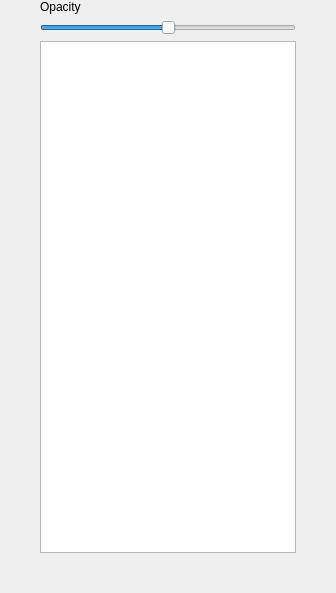
                   <widget class="QWidget" name="tab_collision">
                    <property name="enabled">
                     <bool>true</bool>
                    </property>
                    <property name="sizePolicy">
                     <sizepolicy hsizetype="Expanding" vsizetype="Expanding">
                      <horstretch>0</horstretch>
                      <verstretch>0</verstretch>
                     </sizepolicy>
                    </property>
                    <attribute name="title">
                     <string>Collision</string>
                    </attribute>
                    <layout class="QGridLayout" name="gridLayout_CollisionSelection">
                     <property name="sizeConstraint">
                      <enum>QLayout::SetDefaultConstraint</enum>
                     </property>
                     <property name="leftMargin">
                      <number>0</number>
                     </property>
                     <property name="topMargin">
                      <number>0</number>
                     </property>
                     <property name="rightMargin">
                      <number>0</number>
                     </property>
                     <property name="bottomMargin">
                      <number>0</number>
                     </property>
                     <item row="2" column="1">
                      <widget class="QGraphicsView" name="graphicsView_Collision">
                       <property name="sizePolicy">
                        <sizepolicy hsizetype="Preferred" vsizetype="Preferred">
                         <horstretch>0</horstretch>
                         <verstretch>0</verstretch>
                        </sizepolicy>
                       </property>
                       <property name="minimumSize">
                        <size>
                         <width>64</width>
                         <height>512</height>
                        </size>
                       </property>
                      </widget>
                     </item>
                     <item row="3" column="1">
                      <spacer name="verticalSpacer_6">
                       <property name="orientation">
                        <enum>Qt::Vertical</enum>
                       </property>
                       <property name="sizeHint" stdset="0">
                        <size>
                         <width>20</width>
                         <height>40</height>
                        </size>
                       </property>
                      </spacer>
                     </item>
                     <item row="2" column="2">
                      <spacer name="horizontalSpacer_19">
                       <property name="orientation">
                        <enum>Qt::Horizontal</enum>
                       </property>
                       <property name="sizeHint" stdset="0">
                        <size>
                         <width>40</width>
                         <height>20</height>
                        </size>
                       </property>
                      </spacer>
                     </item>
                     <item row="2" column="0">
                      <spacer name="horizontalSpacer_18">
                       <property name="orientation">
                        <enum>Qt::Horizontal</enum>
                       </property>
                       <property name="sizeHint" stdset="0">
                        <size>
                         <width>40</width>
                         <height>20</height>
                        </size>
                       </property>
                      </spacer>
                     </item>
                     <item row="1" column="1">
                      <widget class="QSlider" name="horizontalSlider_CollisionTransparency">
                       <property name="minimum">
                        <number>0</number>
                       </property>
                       <property name="maximum">
                        <number>100</number>
                       </property>
                       <property name="value">
                        <number>50</number>
                       </property>
                       <property name="orientation">
                        <enum>Qt::Horizontal</enum>
                       </property>
                      </widget>
                     </item>
                     <item row="0" column="1">
                      <widget class="QLabel" name="label">
                       <property name="text">
                        <string>Opacity</string>
                       </property>
                      </widget>
                     </item>
                    </layout>
                   </widget>
